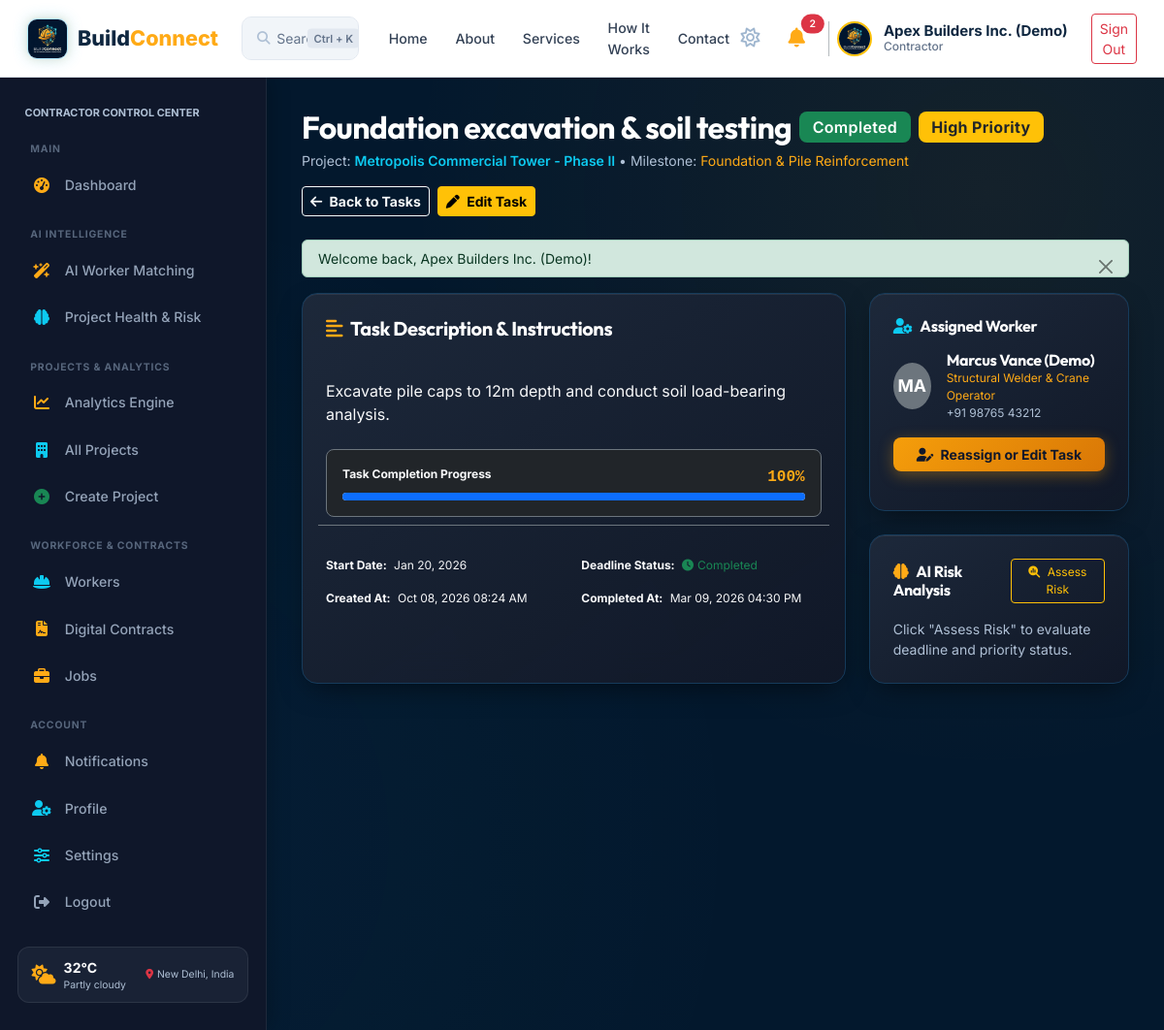
The app's page /contractor/task-details.php?id=1 (signed in) with its own data.
### tables this page shows
CREATE TABLE IF NOT EXISTS users (
    id INT AUTO_INCREMENT PRIMARY KEY,
    name VARCHAR(100) NOT NULL,
    email VARCHAR(150) UNIQUE NOT NULL,
    password VARCHAR(255) NOT NULL,
    role ENUM('admin', 'contractor', 'worker', 'client') NOT NULL,
    phone VARCHAR(30) DEFAULT NULL,
    avatar VARCHAR(255) DEFAULT 'default_avatar.png',
    status ENUM('active', 'inactive', 'suspended') DEFAULT 'active',
    created_at TIMESTAMP DEFAULT CURRENT_TIMESTAMP,
    updated_at TIMESTAMP DEFAULT CURRENT_TIMESTAMP ON UPDATE CURRENT_TIMESTAMP,
    INDEX idx_user_email (email),
    INDEX idx_user_role (role),
    INDEX idx_user_created (created_at)
);

CREATE TABLE IF NOT EXISTS tasks (
    id INT AUTO_INCREMENT PRIMARY KEY,
    project_id INT NOT NULL,
    milestone_id INT DEFAULT NULL,
    title VARCHAR(150) NOT NULL,
    description TEXT,
    assigned_to_worker_id INT DEFAULT NULL,
    priority ENUM('low', 'medium', 'high', 'urgent', 'critical') DEFAULT 'medium',
    status ENUM('pending', 'todo', 'in_progress', 'review', 'blocked', 'done', 'completed', 'cancelled') DEFAULT 'pending',
    progress_percent INT DEFAULT 0,
    start_date DATE DEFAULT NULL,
    due_date DATE DEFAULT NULL,
    completed_at DATETIME DEFAULT NULL,
    created_at TIMESTAMP DEFAULT CURRENT_TIMESTAMP,
    updated_at TIMESTAMP DEFAULT CURRENT_TIMESTAMP ON UPDATE CURRENT_TIMESTAMP,
    FOREIGN KEY (project_id) REFERENCES projects(id) ON DELETE CASCADE,
    FOREIGN KEY (assigned_to_worker_id) REFERENCES users(id) ON DELETE SET NULL,
    FOREIGN KEY (milestone_id) REFERENCES milestones(id) ON DELETE SET NULL,
    INDEX idx_task_status (status),
    INDEX idx_task_due (due_date)
);

CREATE TABLE IF NOT EXISTS projects (
    id INT AUTO_INCREMENT PRIMARY KEY,
    contractor_id INT NOT NULL,
    client_id INT DEFAULT NULL,
    title VARCHAR(150) NOT NULL,
    description TEXT,
    location VARCHAR(200) NOT NULL,
    address VARCHAR(255) DEFAULT NULL,
    city VARCHAR(100) DEFAULT 'Ahmedabad',
    state VARCHAR(100) DEFAULT 'Gujarat',
    postal_code VARCHAR(20) DEFAULT '380054',
    location_lat DECIMAL(10,7) DEFAULT 23.0225,
    location_lng DECIMAL(10,7) DEFAULT 72.5714,
    budget DECIMAL(12,2) NOT NULL,
    start_date DATE DEFAULT NULL,
    end_date DATE DEFAULT NULL,
    status ENUM('pending', 'planning', 'active', 'in_progress', 'on_hold', 'completed', 'cancelled') DEFAULT 'in_progress',
    progress_percent INT DEFAULT 0,
    qr_code_token VARCHAR(64) UNIQUE,
    created_at TIMESTAMP DEFAULT CURRENT_TIMESTAMP,
    updated_at TIMESTAMP DEFAULT CURRENT_TIMESTAMP ON UPDATE CURRENT_TIMESTAMP,
    FOREIGN KEY (contractor_id) REFERENCES users(id) ON DELETE CASCADE,
    FOREIGN KEY (client_id) REFERENCES users(id) ON DELETE SET NULL,
    INDEX idx_project_status (status),
    INDEX idx_project_city (city),
    INDEX idx_project_state (state),
    INDEX idx_project_coords (location_lat, location_lng),
    INDEX idx_project_created (created_at)
);

CREATE TABLE IF NOT EXISTS milestones (
    id INT AUTO_INCREMENT PRIMARY KEY,
    project_id INT NOT NULL,
    title VARCHAR(150) NOT NULL,
    description TEXT,
    target_date DATE DEFAULT NULL,
    amount DECIMAL(10,2) DEFAULT 0.00,
    progress_percent INT DEFAULT 0,
    status ENUM('pending', 'in_progress', 'completed', 'delayed') DEFAULT 'pending',
    completed_at DATETIME DEFAULT NULL,
    created_at TIMESTAMP DEFAULT CURRENT_TIMESTAMP,
    updated_at TIMESTAMP DEFAULT CURRENT_TIMESTAMP ON UPDATE CURRENT_TIMESTAMP,
    FOREIGN KEY (project_id) REFERENCES projects(id) ON DELETE CASCADE,
    INDEX idx_milestone_status (status),
    INDEX idx_milestone_due (target_date)
);

CREATE TABLE IF NOT EXISTS workers (
    id INT AUTO_INCREMENT PRIMARY KEY,
    user_id INT UNIQUE NOT NULL,
    trade_title VARCHAR(100) DEFAULT 'General Construction Specialist',
    experience_years INT DEFAULT 0,
    hourly_rate DECIMAL(10,2) DEFAULT 35.00,
    daily_rate DECIMAL(10,2) DEFAULT 280.00,
    bio TEXT,
    city VARCHAR(100) DEFAULT 'San Francisco',
    state VARCHAR(100) DEFAULT NULL,
    address TEXT DEFAULT NULL,
    availability_status ENUM('available', 'partially_available', 'not_available') DEFAULT 'available',
    preferred_work_type VARCHAR(100) DEFAULT 'Full-Time',
    preferred_location VARCHAR(150) DEFAULT NULL,
    available_from_date DATE DEFAULT NULL,
    verification_status ENUM('pending', 'approved', 'rejected') DEFAULT 'pending',
    verified_at DATETIME DEFAULT NULL,
    verified_by_user_id INT DEFAULT NULL,
    rating_avg DECIMAL(3,2) DEFAULT 5.00,
    reviews_count INT DEFAULT 0,
    created_at TIMESTAMP DEFAULT CURRENT_TIMESTAMP,
    updated_at TIMESTAMP DEFAULT CURRENT_TIMESTAMP ON UPDATE CURRENT_TIMESTAMP,
    FOREIGN KEY (user_id) REFERENCES users(id) ON DELETE CASCADE,
    FOREIGN KEY (verified_by_user_id) REFERENCES users(id) ON DELETE SET NULL,
    INDEX idx_worker_verification (verification_status)
);

### contractor/task-details.php (the view, shortened to what the rows shown need)
<?php
require_once __DIR__ . '/../includes/auth.php';
require_once __DIR__ . '/../includes/header.php';
require_once __DIR__ . '/../includes/navbar.php';
$user = currentUser();
$db = getDB();
$contractor_id = (int)$user['id'];
$task_id = (int)($_GET['id'] ?? 0);
$stmt = $db->prepare("
    SELECT t.*, p.title as project_title, p.location as project_location,
           m.title as milestone_title,
           u.name as worker_name, u.email as worker_email, u.phone as worker_phone,
           w.trade_title
    FROM tasks t
    JOIN projects p ON t.project_id = p.id
    LEFT JOIN milestones m ON t.milestone_id = m.id
    LEFT JOIN users u ON t.assigned_to_worker_id = u.id
    LEFT JOIN workers w ON u.id = w.user_id
    WHERE t.id = ? AND p.contractor_id = ?
");
$stmt->execute([$task_id, $contractor_id]);
$task = $stmt->fetch();
    ?>
    <?php
$deadline = get_deadline_status($task['due_date'], $task['status']);
?>
<div class="bc-layout">
    <?php require_once __DIR__ . '/../includes/sidebar.php'; ?>
    <main class="bc-main-content">
        <div class="d-flex flex-wrap justify-content-between align-items-center gap-3 mb-4">
            <div>
                <div class="d-flex align-items-center gap-2 mb-1">
                    <h1 class="h2 fw-bold text-white mb-0"><?= e($task['title']) ?></h1>
                    <span class="badge <?= get_status_badge_class($task['status']) ?> fs-6"><?= e(ucfirst(str_replace('_', ' ', $task['status']))) ?></span>
                    <span class="badge <?= get_priority_badge_class($task['priority']) ?> fs-6"><?= e(ucfirst($task['priority'])) ?> Priority</span>
                </div>
                <p class="text-muted small mb-0">
                    Project: <a href="<?= BASE_URL ?>/contractor/project-details.php?id=<?= $task['project_id'] ?>" class="text-info text-decoration-none fw-semibold"><?= e($task['project_title']) ?></a>
                    <?php if ($task['milestone_title']): ?>
                        • Milestone: <span class="text-warning"><?= e($task['milestone_title']) ?></span>
                    <?php endif; ?>
                </p>
            </div>
        </div>
        <div class="row g-4 mb-4">
            <div class="col-lg-8">
                <div class="bc-card p-4 h-100">
                    <h2 class="h5 text-white fw-bold mb-3">
                        <i class="fa-solid fa-align-left text-warning me-2"></i>Task Description & Instructions
                    </h2>
                    <div class="text-light lead-sm mb-4" style="white-space: pre-line;">
                        <?= e($task['description'] ?: 'No detailed instructions provided.') ?>
                    </div>
                    <div class="p-3 bg-dark rounded-3 border border-secondary mb-4">
                        <div class="d-flex justify-content-between text-muted extra-small mb-1">
                            <span class="fw-bold text-light">Task Completion Progress</span>
                            <span class="text-warning font-monospace fw-bold fs-6"><?= (int)$task['progress_percent'] ?>%</span>
                        </div>
                        <div class="progress" style="height: 8px;">
                        </div>
                    </div>
                    <div class="row g-3 text-muted extra-small border-top border-secondary pt-3">
                        <div class="col-sm-6">
                            <span class="fw-bold text-light">Start Date:</span>
                            <span class="text-light ms-1"><?= format_date($task['start_date']) ?></span>
                        </div>
                        <div class="col-sm-6">
                            <span class="fw-bold text-light">Deadline Status:</span>
                            <span class="<?= $deadline['class'] ?> ms-1"><i class="fa-solid fa-clock me-1"></i><?= $deadline['label'] ?></span>
                        </div>
                        <div class="col-sm-6">
                            <span class="fw-bold text-light">Created At:</span>
                            <span class="text-light ms-1"><?= format_datetime($task['created_at']) ?></span>
                        </div>
                        <div class="col-sm-6">
                            <span class="fw-bold text-light">Completed At:</span>
                            <span class="text-light ms-1"><?= $task['completed_at'] ? format_datetime($task['completed_at']) : 'Not yet completed' ?></span>
                        </div>
                    </div>
                </div>
            </div>
            <div class="col-lg-4">
                <div class="bc-card p-4 mb-4">
                    <?php if ($task['worker_name']): ?>
                        <div class="d-flex align-items-center gap-3 mb-3">
                            <div class="rounded-circle bg-secondary text-white fw-bold d-flex align-items-center justify-content-center" style="width: 48px; height: 48px; font-size: 1.1rem;">
                                <?= strtoupper(substr($task['worker_name'], 0, 2)) ?>
                            </div>
                            <div>
                                <h4 class="h6 text-white fw-bold mb-0"><?= e($task['worker_name']) ?></h4>
                                <div class="text-warning extra-small"><?= e($task['trade_title'] ?: 'Construction Specialist') ?></div>
                                <div class="text-muted extra-small"><?= e($task['worker_phone'] ?: $task['worker_email']) ?></div>
                            </div>
                        </div>
                    <?php else: ?>
                        <div class="alert alert-dark text-center py-3 extra-small text-muted mb-3">
                            <i class="fa-solid fa-user-slash me-1"></i> Task is currently unassigned.
                        </div>
                    <?php endif; ?>
                </div>
            </div>
        </div>
    </main>
</div>
<?php require_once __DIR__ . '/../includes/footer.php'; ?>

### includes/navbar.php (shortened to what the rows shown need)
<?php
$user = get_logged_user();
?>
<nav class="bc-navbar bc-navbar-modern d-flex align-items-center justify-content-between">
    <div class="d-flex align-items-center gap-3">
        <?php if ($user):
            $unread_count = get_unread_notification_count($user['id']);
            $user_role_label = ucfirst($user['role']);
            if ($user['role'] === 'admin') $user_role_label = 'Executive Admin';
            elseif ($user['role'] === 'client') $user_role_label = 'Client';
            elseif ($user['role'] === 'worker') $user_role_label = 'Worker';
            elseif ($user['role'] === 'contractor') $user_role_label = 'Contractor';
            $user_avatar = (!empty($user['avatar']) && file_exists(__DIR__ . '/../assets/images/' . $user['avatar'])) ? $user['avatar'] : 'logo.png';
        ?>
            <button class="btn btn-sm btn-link text-slate-400 p-1 text-decoration-none d-none d-sm-inline-block" type="button" title="Toggle Light/Dark Theme">
                <i class="fa-regular fa-sun fs-5" style="color: #9FB6CF;"></i>
            </button>
            <div class="dropdown">
                <button class="btn btn-outline-secondary btn-sm position-relative text-light border-0" type="button" id="notifDropdown" data-bs-toggle="dropdown" aria-expanded="false">
                    <i class="fa-solid fa-bell text-warning fs-5" style="color: #FFAA16 !important;"></i>
                    <?php if ($unread_count > 0): ?>
                        <span class="position-absolute top-0 start-100 translate-middle badge rounded-pill bg-danger" style="font-size: 0.65rem;">
                            <?= $unread_count ?>
                        </span>
                    <?php endif; ?>
                </button>
            </div>
            <div class="d-flex align-items-center gap-2 ps-2 border-start border-secondary border-opacity-50">
                <img src="<?= BASE_URL ?>/assets/images/<?= sanitize($user_avatar) ?>" alt="Avatar" class="rounded-circle border border-2 border-warning" style="width: 36px; height: 36px; object-fit: cover;">
                <div class="profile-info text-start d-flex flex-column justify-content-center ms-1 me-1" style="line-height: 1.2; min-width: 130px; flex-shrink: 0; display: flex !important; visibility: visible !important; opacity: 1 !important;">
                    <div class="fw-bold profile-name bc-user-name" style="color: #0F2740 !important; font-weight: 700 !important; font-size: 15px !important; opacity: 1 !important; visibility: visible !important; display: block !important; white-space: nowrap;"><?= sanitize($user['name'] ?? 'User') ?></div>
                    <div class="extra-small profile-role bc-user-role" style="color: #64748B !important; font-size: 12px !important; font-weight: 500 !important; opacity: 1 !important; visibility: visible !important; display: block !important; white-space: nowrap;"><?= sanitize($user_role_label) ?></div>
                </div>
            </div>
            <a href="<?= BASE_URL ?>/logout.php" class="btn btn-outline-danger btn-sm ms-1">Sign Out</a>
        <?php endif; ?>
    </div>
</nav>

### includes/sidebar.php (shortened to what the rows shown need)
<?php
$user = get_logged_user();
$is_worker = ($user && isset($user['role']) && $user['role'] === ROLE_WORKER);
$is_admin  = ($user && isset($user['role']) && $user['role'] === ROLE_ADMIN);
$is_client = ($user && isset($user['role']) && $user['role'] === ROLE_CLIENT);
$is_contractor = ($user && isset($user['role']) && $user['role'] === ROLE_CONTRACTOR);
$sidebar_class = 'bc-sidebar';
$sidebar_id = '';
if ($is_worker) {
    $sidebar_class .= ' bc-sidebar-worker';
    $sidebar_id = 'id="bc-worker-sidebar"';
} elseif ($is_admin) {
    $sidebar_class .= ' bc-sidebar-admin';
    $sidebar_id = 'id="bc-admin-sidebar"';
} elseif ($is_client) {
    $sidebar_class .= ' bc-sidebar-client';
    $sidebar_id = 'id="bc-client-sidebar"';
} elseif ($is_contractor) {
    $sidebar_class .= ' bc-sidebar-contractor';
    $sidebar_id = 'id="bc-contractor-sidebar"';
}
?>
<aside class="<?= $sidebar_class ?>" <?= $sidebar_id ?>>
    <div class="px-2 mb-3">
        <div class="text-uppercase text-muted extra-small fw-bold tracking-wider" style="font-size: 0.68rem; color: var(--bc-text-secondary) !important;">
            <?= $user ? sanitize(strtoupper($user['role'])) . ' CONTROL CENTER' : 'NAVIGATION' ?>
        </div>
    </div>
</aside>

### records on screen
users: id "2", name "Apex Builders Inc. (Demo)", role "Contractor", role "CONTRACTOR"
tasks: title "Foundation excavation & soil testing", status "Completed", priority "High", project.title "Metropolis Commercial Tower - Phase II", milestone.title "Foundation & Pile Reinforcement", description "Excavate pile caps to 12m depth and conduct soil load-bearing analysis.", progress_percent "100", start_date "Jan 20, 2026", due_date+status "Completed", created_at "Oct 08, 2026 08:24 AM", completed_at "Mar 09, 2026 04:30 PM", assigned_to_worker.name "MA", assigned_to_worker.name "Marcus Vance (Demo)", workers.trade_title "Structural Welder & Crane Operator", assigned_to_worker.phone "+91 98765 43212"

### other values on screen
$flash['message'] "Welcome back, Apex Builders Inc. (Demo)!"
